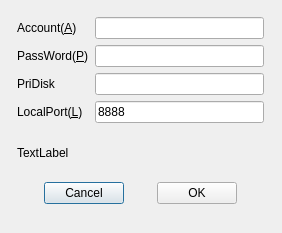
<?xml version="1.0" encoding="UTF-8"?>
<ui version="4.0">
 <class>ConfigDialog</class>
 <widget class="QDialog" name="ConfigDialog">
  <property name="geometry">
   <rect>
    <x>0</x>
    <y>0</y>
    <width>282</width>
    <height>233</height>
   </rect>
  </property>
  <property name="windowTitle">
   <string>Dialog</string>
  </property>
  <widget class="QWidget" name="layoutWidget">
   <property name="geometry">
    <rect>
     <x>10</x>
     <y>10</y>
     <width>261</width>
     <height>211</height>
    </rect>
   </property>
   <layout class="QVBoxLayout" name="verticalLayout">
    <property name="spacing">
     <number>6</number>
    </property>
    <property name="sizeConstraint">
     <enum>QLayout::SetDefaultConstraint</enum>
    </property>
    <property name="leftMargin">
     <number>7</number>
    </property>
    <property name="topMargin">
     <number>7</number>
    </property>
    <property name="rightMargin">
     <number>7</number>
    </property>
    <property name="bottomMargin">
     <number>7</number>
    </property>
    <item>
     <layout class="QFormLayout" name="formLayout">
      <item row="0" column="0">
       <widget class="QLabel" name="accountALabel">
        <property name="text">
         <string>Account(&amp;A)</string>
        </property>
        <property name="buddy">
         <cstring>accountALineEdit</cstring>
        </property>
       </widget>
      </item>
      <item row="0" column="1">
       <widget class="QLineEdit" name="accountALineEdit"/>
      </item>
      <item row="1" column="0">
       <widget class="QLabel" name="passWordPLabel">
        <property name="text">
         <string>PassWord(&amp;P)</string>
        </property>
        <property name="buddy">
         <cstring>passWordPLineEdit</cstring>
        </property>
       </widget>
      </item>
      <item row="1" column="1">
       <widget class="QLineEdit" name="passWordPLineEdit">
        <property name="echoMode">
         <enum>QLineEdit::Password</enum>
        </property>
       </widget>
      </item>
      <item row="2" column="0">
       <widget class="QLabel" name="priDiskLabel">
        <property name="text">
         <string>PriDisk</string>
        </property>
       </widget>
      </item>
      <item row="2" column="1">
       <widget class="QLineEdit" name="priDiskLineEdit"/>
      </item>
      <item row="3" column="0">
       <widget class="QLabel" name="localPortLLabel">
        <property name="text">
         <string>LocalPort(&amp;L)</string>
        </property>
        <property name="buddy">
         <cstring>localPortLLineEdit</cstring>
        </property>
       </widget>
      </item>
      <item row="3" column="1">
       <widget class="QLineEdit" name="localPortLLineEdit">
        <property name="text">
         <string>8888</string>
        </property>
       </widget>
      </item>
     </layout>
    </item>
    <item>
     <widget class="QLabel" name="labelErrorMessage">
      <property name="text">
       <string>TextLabel</string>
      </property>
     </widget>
    </item>
    <item>
     <layout class="QHBoxLayout" name="horizontalLayout">
      <property name="bottomMargin">
       <number>10</number>
      </property>
      <item>
       <widget class="QPushButton" name="pushButton_Cancel">
        <property name="sizePolicy">
         <sizepolicy hsizetype="Fixed" vsizetype="Fixed">
          <horstretch>0</horstretch>
          <verstretch>0</verstretch>
         </sizepolicy>
        </property>
        <property name="text">
         <string>Cancel</string>
        </property>
        <property name="iconSize">
         <size>
          <width>16</width>
          <height>16</height>
         </size>
        </property>
       </widget>
      </item>
      <item>
       <widget class="QPushButton" name="pushButton_OK">
        <property name="sizePolicy">
         <sizepolicy hsizetype="Fixed" vsizetype="Fixed">
          <horstretch>0</horstretch>
          <verstretch>0</verstretch>
         </sizepolicy>
        </property>
        <property name="text">
         <string>OK</string>
        </property>
       </widget>
      </item>
     </layout>
    </item>
   </layout>
  </widget>
 </widget>
 <resources/>
 <connections>
  <connection>
   <sender>pushButton_Cancel</sender>
   <signal>clicked()</signal>
   <receiver>ConfigDialog</receiver>
   <slot>reject()</slot>
   <hints>
    <hint type="sourcelabel">
     <x>104</x>
     <y>189</y>
    </hint>
    <hint type="destinationlabel">
     <x>104</x>
     <y>205</y>
    </hint>
   </hints>
  </connection>
 </connections>
</ui>
